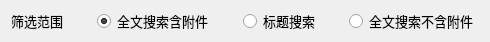
   <widget class="QWidget" name="layoutWidget_7">
    <property name="geometry">
     <rect>
      <x>10</x>
      <y>400</y>
      <width>481</width>
      <height>22</height>
     </rect>
    </property>
    <layout class="QHBoxLayout" name="horizontalLayout_15">
     <item>
      <widget class="QLabel" name="label_13">
       <property name="minimumSize">
        <size>
         <width>80</width>
         <height>20</height>
        </size>
       </property>
       <property name="maximumSize">
        <size>
         <width>80</width>
         <height>20</height>
        </size>
       </property>
       <property name="font">
        <font>
         <pointsize>10</pointsize>
         <bold>false</bold>
         <underline>false</underline>
         <stylestrategy>PreferDefault</stylestrategy>
        </font>
       </property>
       <property name="text">
        <string>筛选范围</string>
       </property>
      </widget>
     </item>
     <item>
      <widget class="QRadioButton" name="rb_fullTextInclludingAttachments">
       <property name="sizePolicy">
        <sizepolicy hsizetype="Expanding" vsizetype="Fixed">
         <horstretch>0</horstretch>
         <verstretch>0</verstretch>
        </sizepolicy>
       </property>
       <property name="minimumSize">
        <size>
         <width>140</width>
         <height>20</height>
        </size>
       </property>
       <property name="maximumSize">
        <size>
         <width>140</width>
         <height>20</height>
        </size>
       </property>
       <property name="font">
        <font>
         <pointsize>10</pointsize>
         <bold>false</bold>
         <underline>false</underline>
         <stylestrategy>PreferDefault</stylestrategy>
        </font>
       </property>
       <property name="text">
        <string>全文搜索含附件</string>
       </property>
       <property name="checkable">
        <bool>true</bool>
       </property>
       <property name="checked">
        <bool>true</bool>
       </property>
      </widget>
     </item>
     <item>
      <widget class="QRadioButton" name="rb_titleSearch">
       <property name="sizePolicy">
        <sizepolicy hsizetype="Expanding" vsizetype="Fixed">
         <horstretch>0</horstretch>
         <verstretch>0</verstretch>
        </sizepolicy>
       </property>
       <property name="minimumSize">
        <size>
         <width>100</width>
         <height>20</height>
        </size>
       </property>
       <property name="maximumSize">
        <size>
         <width>100</width>
         <height>20</height>
        </size>
       </property>
       <property name="font">
        <font>
         <pointsize>10</pointsize>
         <bold>false</bold>
         <underline>false</underline>
         <stylestrategy>PreferDefault</stylestrategy>
        </font>
       </property>
       <property name="text">
        <string>标题搜索 </string>
       </property>
      </widget>
     </item>
     <item>
      <widget class="QRadioButton" name="rb_fullTextNoAttachment">
       <property name="sizePolicy">
        <sizepolicy hsizetype="Expanding" vsizetype="Fixed">
         <horstretch>0</horstretch>
         <verstretch>0</verstretch>
        </sizepolicy>
       </property>
       <property name="minimumSize">
        <size>
         <width>130</width>
         <height>20</height>
        </size>
       </property>
       <property name="maximumSize">
        <size>
         <width>130</width>
         <height>20</height>
        </size>
       </property>
       <property name="font">
        <font>
         <pointsize>10</pointsize>
         <bold>false</bold>
         <underline>false</underline>
         <stylestrategy>PreferDefault</stylestrategy>
        </font>
       </property>
       <property name="text">
        <string>全文搜索不含附件</string>
       </property>
      </widget>
     </item>
    </layout>
   </widget>
